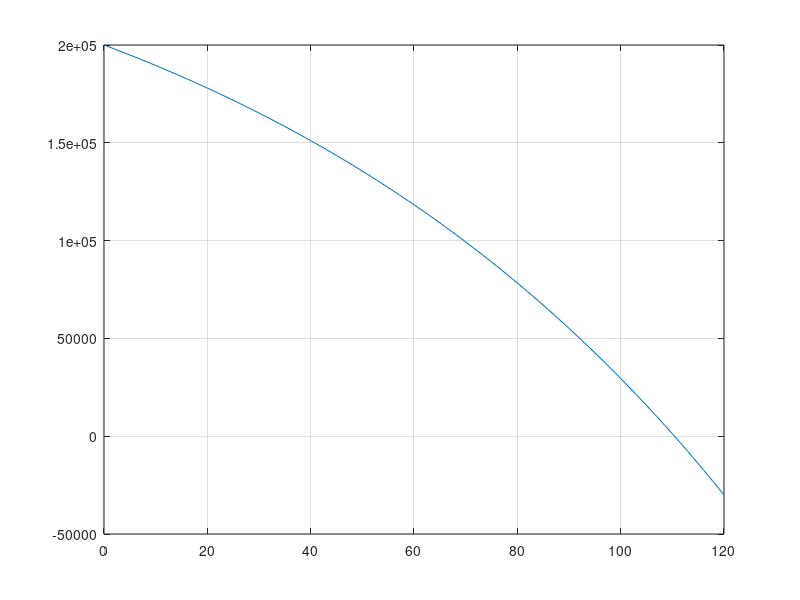

The MATLAB source for this figure:
# Standard way to do this according to the memo.
clear all
k=1+((12/100)/12)
y(1) = 200000

for n=1:120
	y(n+1) =k*(y(n)) - 3000
end
t=0:120
plot(t,y)
grid

# Quick way to do this. Find the point in the range t where y(n) = 0
n=0
interp1(y,t,n)
